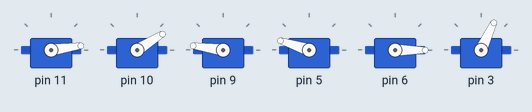
This program was run on a simulated Arduino Uno, built with avr-gcc and run on an emulated ATmega328P. Shown: 6 × servo.

Above: at 7.67 s.
At 11.0 s:
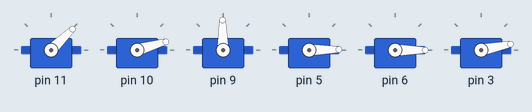
At 20.0 s:
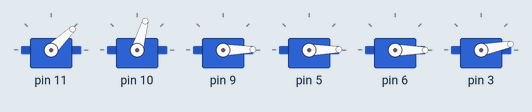
At 28.6 s:
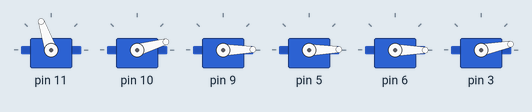
At 32.9 s:
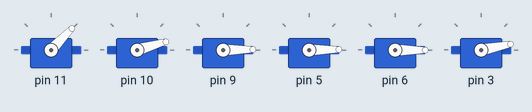
At 37.1 s:
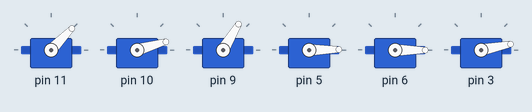
Timing chart, 0 to 40.0 s (numbered marks = the images above):
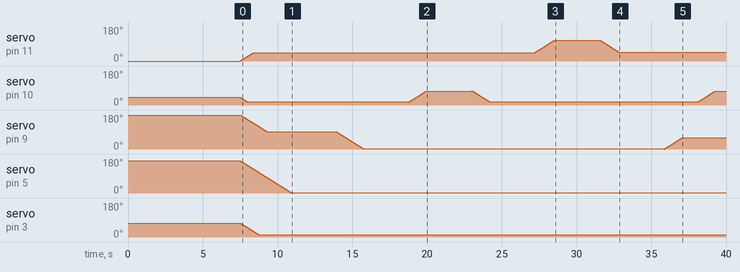

The program:

main.cpp
```cpp
#include <Arduino.h>
#include <Braccio.h>

/* Braccio servo motors*/
Servo base;
Servo shoulder;
Servo elbow;
Servo wrist_rot;
Servo wrist_ver;
Servo gripper;

void setup(){
    Serial.begin(9600);
    // Declare Pin 3 as PWM output as servo motr on back(Type 1404)
    //myservo.attach(3);

    //Initialize Braccio and set all servos to initial "safe postion"
    // M1: 90, M2: 0 and M3: 0
    Braccio.begin();
    delay(1000);
}

void loop(){


    //(step delay, M1, M2, M3, M4, M5, M6);

    //Set initial positions of Motors M1,M2 and M3
    //Braccio.ServoMovement(20,           45,  15, 0, 0, 0,  0);
    delay(500);

    // Move M3 for elbow joint by 90 degrees and return to initial position
    Braccio.ServoMovement(20,           45,  15, 90, 0, 0,  0);
    delay(3000);
    Braccio.ServoMovement(20,           45,  15, 0, 0, 0,  0);
    delay(3000);


    //Move M2, motor for shoulder joint by 60 degrees and return to initial position
    Braccio.ServoMovement(20,           45,  75, 0, 0, 0,  0);
    delay(3000);
    Braccio.ServoMovement(20,           45,  15, 0, 0, 0,  0);
    delay(3000);


    //Move M1, motor for base-plate joint to 110 and return to 45 degrees
    Braccio.ServoMovement(20,           110,  15, 0, 0, 0,  0);
    delay(3000);
    Braccio.ServoMovement(20,           45,  15, 0, 0, 0,  0);
    delay(3000);

    /*More advanced tests*/
    //Move M3 60 degrees then M2 by 60 degrees and return to initial position
    Braccio.ServoMovement(20,           45,  15, 60, 0, 0,  0);
    delay(1000);
    Braccio.ServoMovement(20,           45,  75, 60, 0, 0,  0);
    delay(1000);
    Braccio.ServoMovement(20,           45,  15, 60, 0, 0,  0);
    delay(1000);
    Braccio.ServoMovement(20,           45,  15, 30, 0, 0,  0);
    delay(1000);
}
```

Measured:
- by itself, servo on pin 11: rises from 0° to 110° in 24.0 s, then falls to 46° in 1.3 s
- by itself, servo on pin 5: moves from 170° to 1° over 3.4 s
- by itself, servo on pin 3: moves from 73° to 11° over 1.2 s
